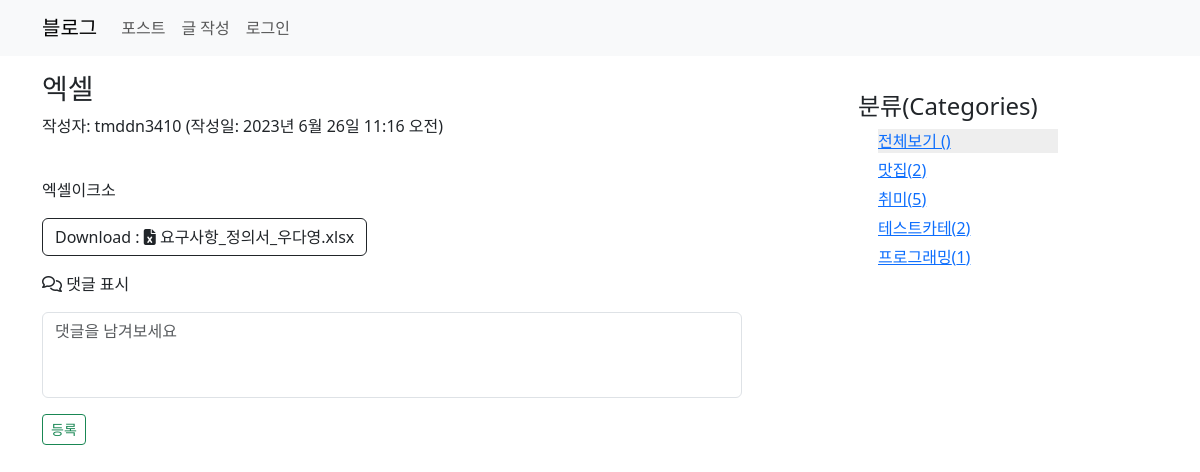
The page /blog/detail/14/ on the database as committed earlier.
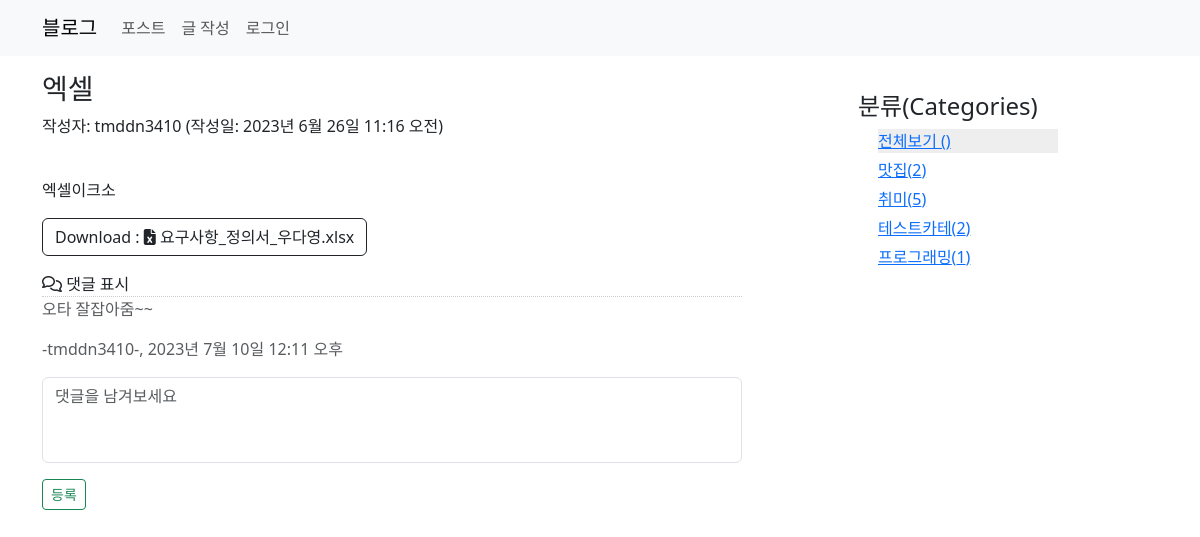
The same page on the database as committed later.
### blog/models.py (models this page shows, shortened)
class Post(models.Model):
    author = models.ForeignKey(User, on_delete=models.CASCADE)
    title = models.CharField(max_length=200)
    content = models.TextField()
    pub_date = models.DateTimeField()
    modify_date = models.DateTimeField(null=True, blank=True)
    photo = models.ImageField(upload_to='blog/images/%Y/%m/%d',
                    null=True, blank=True)
    file = models.FileField(upload_to='blog/files/%Y/%m/%d',
                    null=True, blank=True)
    category = models.ForeignKey(Category, null=True, blank=True,
                    on_delete=models.SET_NULL)
    def get_file_name(self):
        return os.path.basename(self.file.name)
    def get_file_ext(self):
        return self.get_file_name().split('.')[-1]

class Category(models.Model):
    name = models.CharField(max_length=50, unique=True)  #카테고리 이름
    slug = models.SlugField(max_length=200, unique=True, allow_unicode=True)
    def get_absolute_url(self):
        return reverse('blog:category_page', args=[self.slug])
    class Meta:
        ordering = ['name']
        verbose_name = 'category'
        verbose_name_plural = 'categories'

class Comment(models.Model):
    author = models.ForeignKey(User, on_delete=models.CASCADE)
    content = models.TextField()
    pub_date = models.DateTimeField()
    modify_date = models.DateTimeField(null=True, blank=True)
    post = models.ForeignKey(Post, null=True, blank=True, on_delete=models.CASCADE)

### blog/views.py (the view)
# urls.py: path('detail/<int:post_id>/', views.detail, name='detail'), # 포스트 상세보기
def detail(request, post_id):
    post = get_object_or_404(Post, pk=post_id)
    categories = Category.objects.all()
    context = {'post': post, 'categories': categories}
    return render(request, 'blog/detail.html', context)

### templates/blog/detail.html (shortened to what this page needs)
{% extends 'base.html' %}
{% load static %}
{% block content %}
<div class="container my-3">
  <section id="detail">
     <h3>{{ post.title }}</h3>
      {% if post.modify_date %}
      <p>작성자: {{ post.author }} (수정일: {{ post.modify_date }})</p>
      {% else %}
      <p>작성자: {{ post.author }} (작성일: {{ post.pub_date }})</p>
      {% endif %}
     <p style="white-space: pre-line; line-height: 1.5em">
         {{ post.content }}
     </p>
      {% if post.file %}
        <p>
            <a href="{{ post.file.url }}" class="btn btn-outline-dark">
                Download :
                {% if post.get_file_ext == 'csv' %}
                    <i class="fa-solid fa-file-csv"></i>
                {% elif post.get_file_ext == 'xlsx' or post.get_file_ext == 'xls' %}
                    <i class="fa-solid fa-file-excel"></i>
                {% else %}
                    <i class="fa-solid fa-file"></i>
                {% endif %}
                {{ post.get_file_name }}
            </a>
        </p>
      {% endif %}
      <div class="mt-3">
        <i class="fa-regular fa-comments"></i> 댓글 표시
          {% for comment in post.comment_set.all %}
          <div class="text-muted comment" >
            <span>{{comment.content|linebreaks}}</span>
            <p>-{{comment.author}}-, {{comment.pub_date}}</p>
          </div>
          {% endfor %}
      </div>
      <div>
          <form action="{% url 'blog:comment_create' post.id %}" method="post">
              <div class="form-group">
                  <textarea name="content" rows="3" placeholder="댓글을 남겨보세요" class="form-control my-3" style="resize: none;" required></textarea>
                  <button type="submit" class="btn btn-sm btn-outline-success">등록</button>
              </div>
          </form>
      </div>
  </section>
  <aside>
    <h4>분류(Categories)</h4>
    <div>
        <ul>
           <li style="background: #eee">
                <a href="{% url 'blog:post_list' %}">
                    전체보기 ({{ postlist2 }})
                </a>
            </li>
            {% for category in categories %}
                {% if current_category.slug == category.slug %}
                <li style="background: #eee">
                    <a href="{{ category.get_absolute_url }}">
                        {{ category.name }}({{ category.post_set.count }})
                    </a>
                </li>
                {% else %}
                <li>
                    <a href="{{ category.get_absolute_url }}">
                        {{ category.name }}({{ category.post_set.count }})
                    </a>
                </li>
                {% endif %}
            {% endfor %}
        </ul>
    </div>
  </aside>
</div>
{% endblock %}

### templates/base.html (shortened to what this page needs)
<!DOCTYPE html>
<html lang="ko">
{% load static %}
<head>
    <link rel="stylesheet" href="{% static 'blog/css/style.css' %}">
    <link href="https://cdn.jsdelivr.net/npm/bootstrap@5.3.0/dist/css/bootstrap.min.css" rel="stylesheet">
</head>
<body>
    {% include 'navbar.html' %}
    {% block content %}
    {% endblock %}
</body>
</html>

### templates/navbar.html (shortened to what this page needs)
{% load socialaccount %}
<nav class="navbar navbar-expand-lg navbar-light bg-light">
  <div class="container">
    <a class="navbar-brand" href="/">블로그</a>
    <div class="collapse navbar-collapse" id="navbarSupportedContent">
      <ul class="navbar-nav">
        <li class="nav-item">
          <a class="nav-link" href="{% url 'blog:post_list' %}">포스트</a>
        </li>
        <li class="nav-item">
          <a class="nav-link" href="{% url 'blog:post_create' %}">글 작성</a>
        </li>
      </ul>
      <ul class="navbar-nav ml-auto">
        {% if not user.is_authenticated %}
          <li class="nav-item dropdown">
            <a class="nav-link" href="#" data-bs-target="#loginModal" data-bs-toggle="modal">
              로그인
            </a>
          </li>
        {% endif %}
      </ul>
    </div>
  </div>
</nav>

### static/blog/css/style.css (style rules this page uses)
a { text-decoration: none; }
textarea { resize: none; }
ul li { list-style: none }
#detail { width: 700px; float: left; }
aside { width: 200px; float: right; margin: 20px 100px 0 0; }
aside ul { padding-left: 20px; }
aside ul li { margin: 5px 0 }
.comment { border-top:1px dotted #ccc; margin-bptt }

Rows that differ between the two databases and show on the page:
added Comment: content "오타 잘잡아줌~~", author "tmddn3410", pub_date "2023년 7월 10일 12:11 오후"
